Frame 1 (no input): blank canvas, image omitted
Frame 60 (no input): blank canvas, image omitted
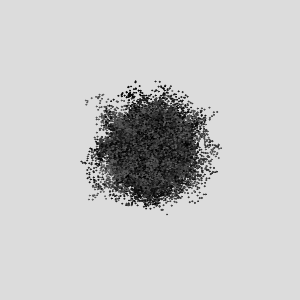
Frame 120 (the mouse pressed at the canvas centre since frame 60)

The p5.js sketch whose frames 1 and 60 were blank and that drew this single picture after the mouse press (run headless with seeded random() and noise() and a simulated clock; from frame 60 on, the mouse is pressed at the canvas centre):

// p5.js sketch
// ── sketch.js
var walkers = [];
var number = 1000;


function setup() {
  createCanvas(300, 300);
  background(220);

  for (var i=0; i<number; i++) {
    walkers[i] = new Walker();
  }
}


function draw() {
  for (var i=0; i<number; i++) {
    walkers[i].move();
    walkers[i].show();
    walkers[i].e = map(mouseX, 0, width, 0, 10);
  }
}


// ### Walker Object
function Walker() {
  this.x = width/2;
  this.y = height/2;
  this.d = 1;
  this.c = color(random(0, 100));
  this.e = 1; //energy

  this.show = function() {
    fill(this.c);
    stroke(this.c);
    ellipse(this.x, this.y, this.d);
  }

  this.move = function() {
    this.x = this.x + random(-1*this.e, this.e);
    this.y = this.y + random(-1*this.e, this.e);
  }
}
